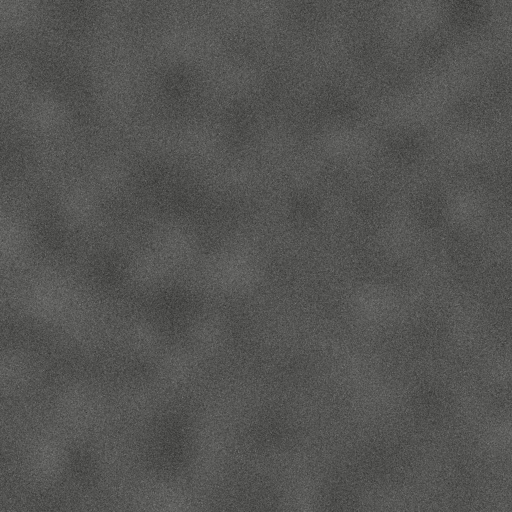
#> input picture tools/grounds/northhobart1992/tex/asphalt.png, 1024 x 1024 px, given in place of roof_iron.png, which was not available (shown at 1/2 size)
$ python texboard1992.py
#> lines starting #> are read from the running program, lines starting #| are printed output that depends on the picture; after the words box and inside, x2 and y2 are one past the last pixel; in counts of white or black regions, pixels touching at a corner belong together
### tools/grounds/northhobart1992/proofs1992.py
# Proof boards for the 1992 rework (run after chain2.sh). Photo panels come from the committed boards in
# .claude/review/northhobart/boards (the 1992 aerial crop and the Gorringe photo crops), so no web file is needed.
# Each board: photo | new render | 50% overlay, same crop box, labelled.
import os
from PIL import Image,ImageDraw,ImageFont
from boards import GOR,AER
OLD='../../../.claude/review/northhobart/boards';NEW='../../../.claude/review/north_hobart'
try:FN=ImageFont.truetype('arial.ttf',26)
except Exception:FN=ImageFont.load_default()
def photo_panel(tag,name):
    b=GOR[name] if tag=='gorringe' else AER[name];w,h=b[2]-b[0],b[3]-b[1]
    return Image.open(f'{OLD}/{tag}_{name}.png').convert('RGB').crop((0,40,w,40+h))
# [13 lines left out: functions board, evidence, not called in this run]
# [9 lines that do not run on import are left out]

### tools/grounds/northhobart1992/texboard1992.py
# Texture proof: each hand-made texture (centre 512 px tile) beside a crop of the same surface in a reference photo, with stddev.
from PIL import Image,ImageDraw,ImageFont,ImageStat
from proofs1992 import photo_panel,NEW
try:FN=ImageFont.truetype('arial.ttf',20)
except Exception:FN=ImageFont.load_default()
# photo crops: (board tag, part, box) from the committed proof boards, or ('file', path, box) for the 1990 photo
# (photo_1990_scoreboard.jpg: scoreboardpressure.com/2011/08/23/north-hobart-tasmania/, 1990 TFL grand final; reference only)
P90='../../../.claude/review/north_hobart/boards/photo_1990_scoreboard.jpg'
# roof_iron: the Ryde/Lewis roofs are the Gorringe's maroon iron (same hue in the 1992 aerial, 0.8x as bright), so it is paired with the Gorringe roof photo
REF={'roof_iron':('gorringe','roof_gables',(230,120,380,200)),'roof_gor':('gorringe','roof_gables',(230,120,380,200)),
 'brick':('gorringe','se_end',(215,560,320,650)),
 'render_cream':('gorringe','entrance',(130,120,230,160)),'seats':('gorringe','se_end',(260,465,430,540)),'seat_pan':('gorringe','se_end',(300,500,430,540)),
 'post_maroon':('gorringe','se_end',(190,330,220,500)),'fascia':('gorringe','se_end',(300,226,440,256)),
 'pediment':('gorringe','clock_gable',(55,110,180,150)),'trim_white':('gorringe','roof_gables',(185,100,235,190)),
 'ceiling':('gorringe','se_end',(300,340,450,368)),'roof_white':('aerial','ryde_stand',(110,238,570,256)),
 'asphalt':('gorringe','wall_pilasters_stairs',(440,192,600,214)),'tread':('aerial','lewis_stand',(30,140,170,260)),
 'concrete':('gorringe','wall_pilasters_stairs',(340,180,420,212)),'cladding_grey':('gorringe','se_end',(120,300,160,450)),
 'steel_dark':('file',P90,(222,190,250,300)),'pole_grey':('gorringe','entrance',(256,60,270,250)),
 'sb_face':('file',P90,(255,185,360,280)),'interior_dark':('gorringe','wall_pilasters_stairs',(665,118,750,170)),
 'fence_white':('aerial','gorringe',(81,427,86,482)),'glass_screen':('gorringe','posts_deck',(610,125,850,230)),
 'roof_clear':('file','ref_full_1992.png',(3980,2860,4060,2960)),'bench':('file','ref_full_1992.png',(2320,2820,2420,2870)),
 'clock':('gorringe','clock_gable',(185,85,250,145)),
 'gor_name':('gorringe','clock_gable',(115,138,320,162)),'club_sign_lettered':('gorringe','entrance',(190,92,375,114))}
def crop(tag,part,b):return (Image.open(part).convert('RGB') if tag=='file' else photo_panel(tag,part)).crop(b)
def fit(im,T):
    w,h=im.size;k=T/max(w,h);im=im.resize((max(1,int(w*k)),max(1,int(h*k))));B=Image.new('RGB',(T,T),(20,20,20));B.paste(im,((T-im.size[0])//2,(T-im.size[1])//2));return B
names=['roof_iron','roof_gor','brick','render_cream','seats','seat_pan','post_maroon','fascia','pediment','trim_white','ceiling','roof_white','asphalt','tread','concrete',
 'cladding_grey','steel_dark','pole_grey','sb_face','interior_dark','fence_white','glass_screen','roof_clear','bench','clock','gor_name','club_sign_lettered']
T=260;cols=4;rows=(len(names)+cols-1)//cols;S=Image.new('RGB',(cols*(2*T+30),rows*(T+34)),(20,20,20));d=ImageDraw.Draw(S)
#> after `S = Image.new('RGB', (cols * (2 * T + 30), rows * (T + 34)), (20, 20, `: S: PIL image 2200x2058 RGB; every value is 20
for k,n in enumerate(names):
    x,y=(k%cols)*(2*T+30),(k//cols)*(T+34);t=Image.open(f'tex/{n}.png').convert('RGB');w,h=t.size;s=min(512,w,h)
#> further down, t is the input picture: PIL image 1024x1024 RGB; mean R, G, B 84, 84, 82
#> after `w, h = t.size`: w = 1024; h = 1024
#> after `s = min(512, w, h)`: s = 512
    tile=t.crop(((w-s)//2,(h-s)//2,(w-s)//2+s,(h-s)//2+s)).resize((T,T));S.paste(tile,(x,y+30))
#> after `tile = t.crop(((w - s) // 2, (h - s) // 2, (w - s) // 2 + s, (h - s) /`:
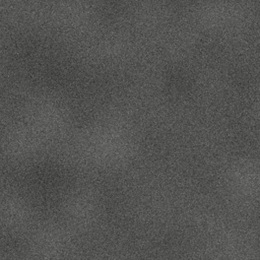
#> tile: PIL image 260x260 RGB; mean R, G, B 83.8, 83.8, 81.8
#> after `S.paste(tile, (x, y + 30))`:
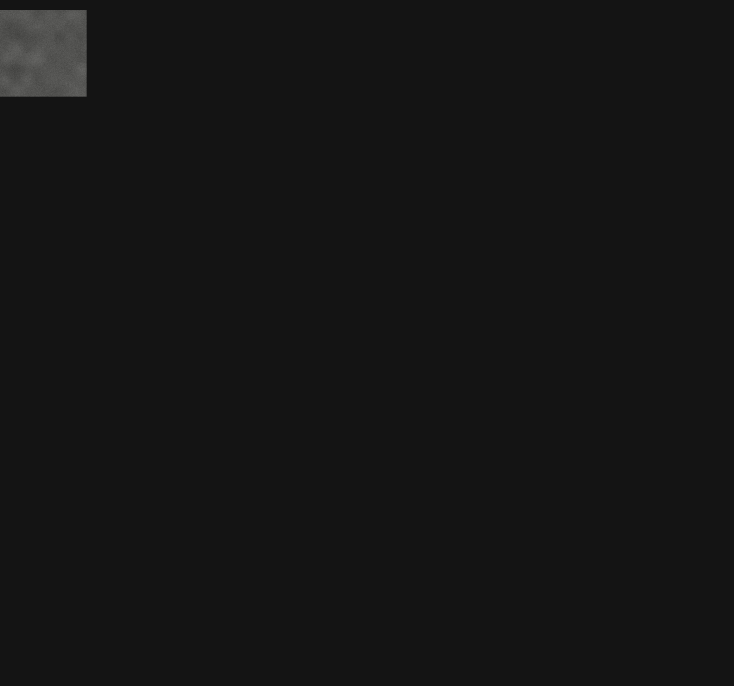
#> S: PIL image 2200x2058 RGB (shown at 1/3 size); mean R, G, B 21, 21, 20.9
    sd=ImageStat.Stat(t.convert('L')).stddev[0];lab=f'{n} sd {sd:.1f}'
#> after `sd = ImageStat.Stat(t.convert('L')).stddev[0]`: sd = 9.31
#> after `lab = f'{n} sd {sd:.1f}'`: lab = 'roof_iron sd 9.3'
    if n in REF:tag,part,b=REF[n];S.paste(fit(crop(tag,part,b),T),(x+T+8,y+30));lab+=f" | photo: {'1990 photo' if part==P90 else ('1992 aerial' if tag=='file' else tag+' '+part)}"
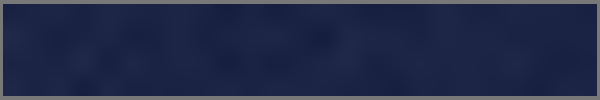
#> input picture tools/grounds/northhobart1992/tex/hoard_navy.png, 600 x 100 px, given in place of gorringe_roof_gables.png, which was not available
#> in photo_panel, `return Image.open(f'{OLD}/{tag}_{name}.png').convert('RGB').crop((0,40..`:
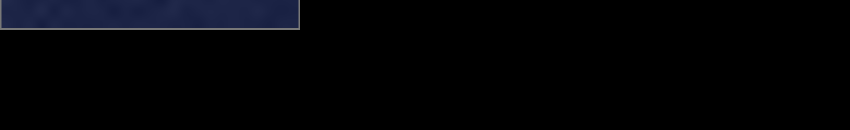
#> returned value: PIL image 1700x260 RGB (shown at 1/2 size); mean R, G, B 2.8, 3.4, 6
#> in crop, `def crop(tag,part,b):return (Image.open(part).convert('RGB') if tag=='..`: returned value: PIL image 150x80 RGB; every value is 0
#> in fit, `w, h = im.size`: w = 150; h = 80
#> in fit, `k = T / max(w, h)`: k = 1.73
#> in fit, `im = im.resize((max(1, int(w * k)), max(1, int(h * k))))`: im: PIL image 260x138 RGB; every value is 0
#> in fit, `B = Image.new('RGB', (T, T), (20, 20, 20))`: B: PIL image 260x260 RGB; every value is 20
#> in fit, `B.paste(im, ((T - im.size[0]) // 2, (T - im.size[1]) // 2))`:
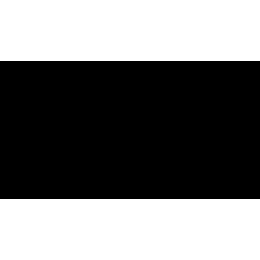
#> B: PIL image 260x260 RGB; values 0 (black) and 20 (white), 46.9% white; 2 white regions, box (x1, y1, x2, y2) and area: (0, 0, 260, 61) 15860, (0, 199, 260, 260) 15860
#> (the run stopped early here; a loop or call above may not have finished)
